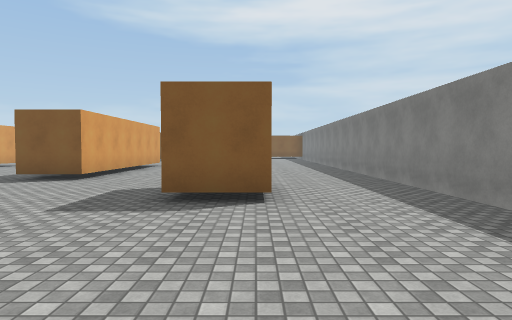
view 1 (above)

23 first-person views from a walk through a Unity game level. The camera is 1.5 m above the floor, tilts 2° down and sees 75° across. The floor is counted in squares, 2 m on a side. Each view is taken from the middle of a square. On the plan, view 1 faces up. The plan holds only what a view shows up to about 11 squares ahead; the rest is blank. The place goes on beyond the plan. Surface patterns are stand-ins for the level's own textures.

view 2
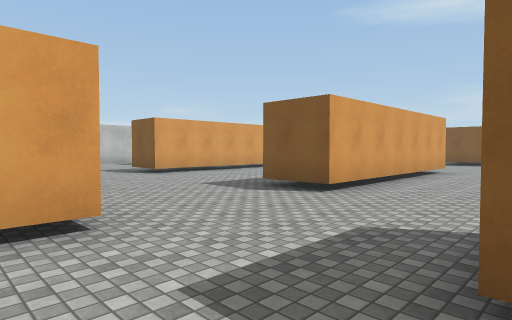

view 3
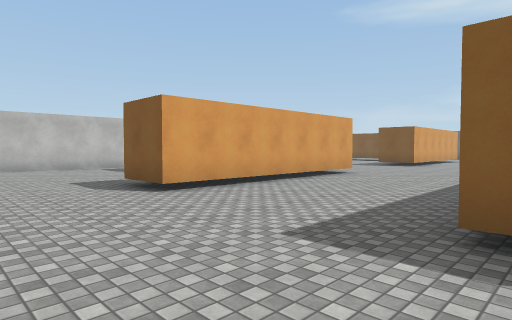

view 4
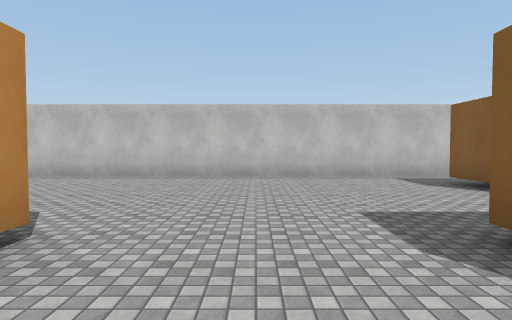

view 5
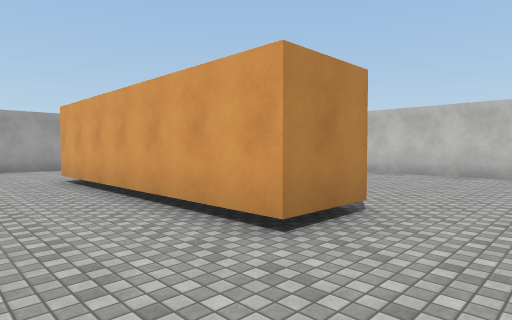

view 6
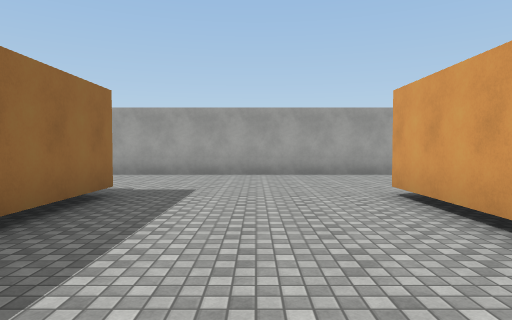

view 7
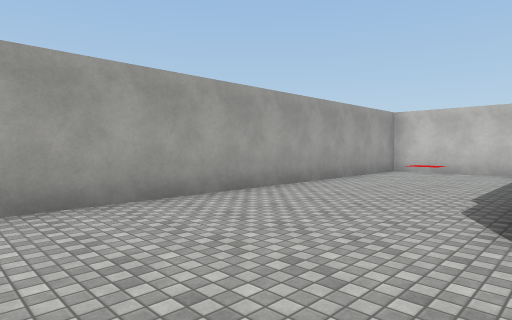

view 8
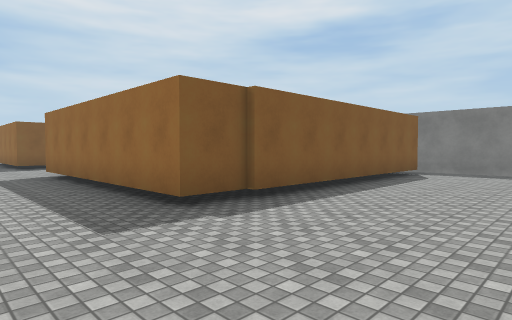

view 9
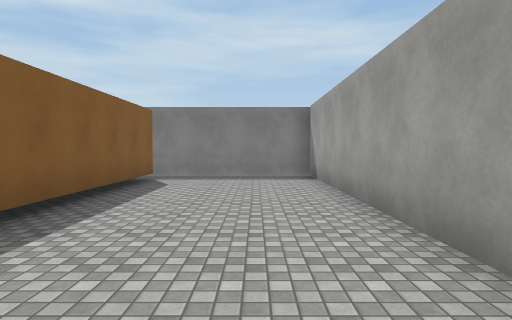

view 10
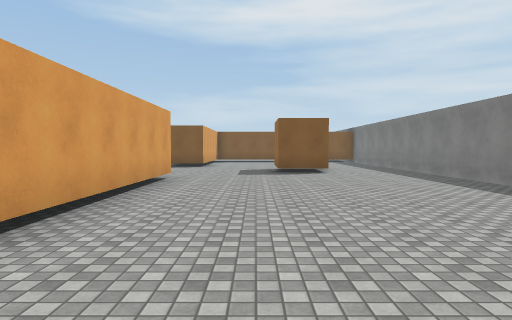

view 11
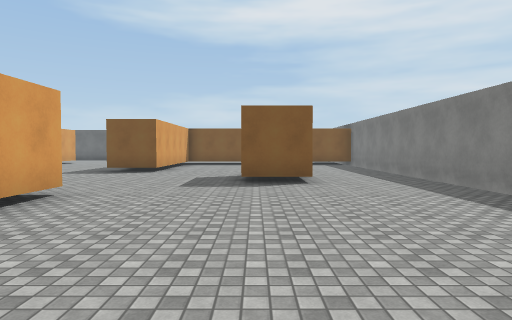

view 12
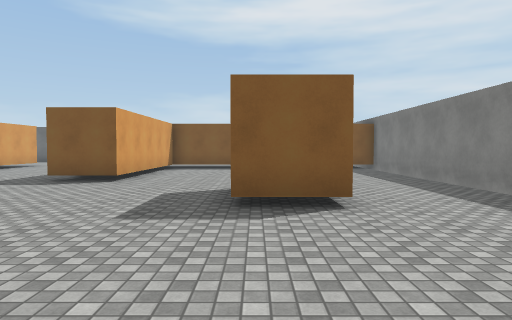

view 13
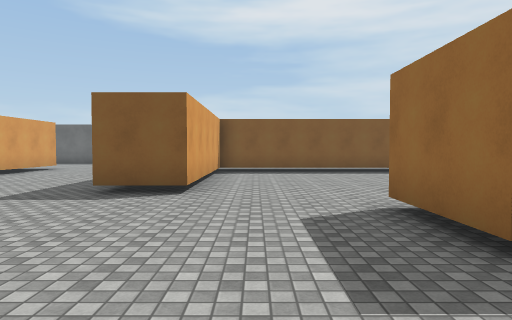

view 14
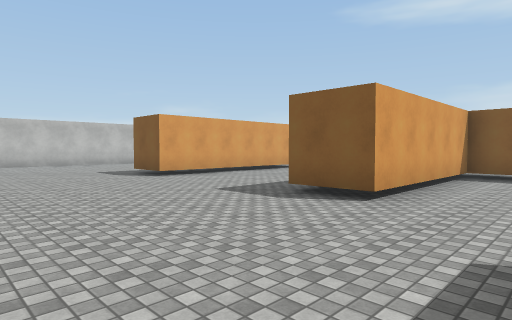

view 15
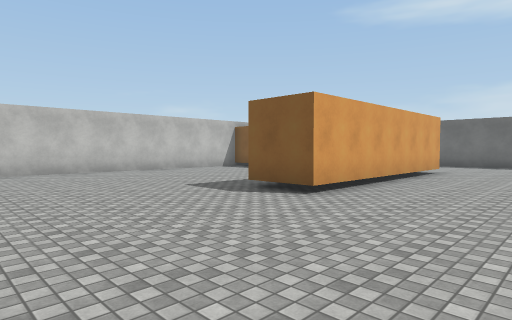

view 16
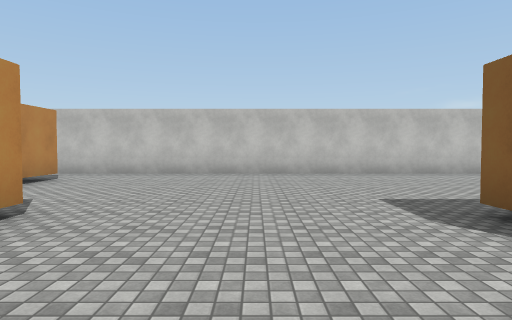

view 17
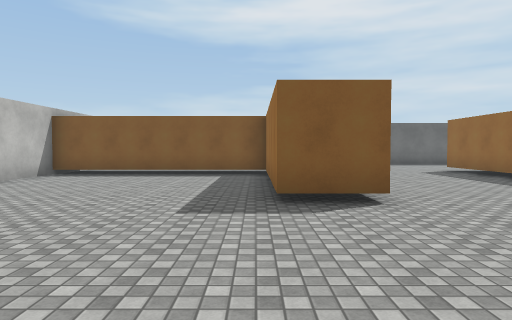

view 18
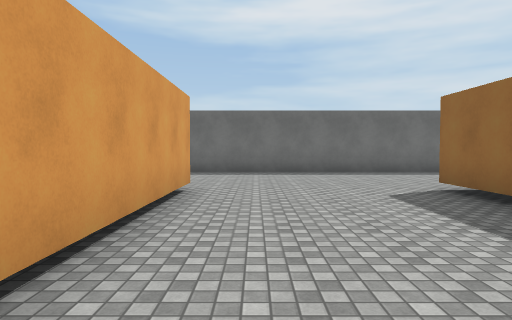

view 19
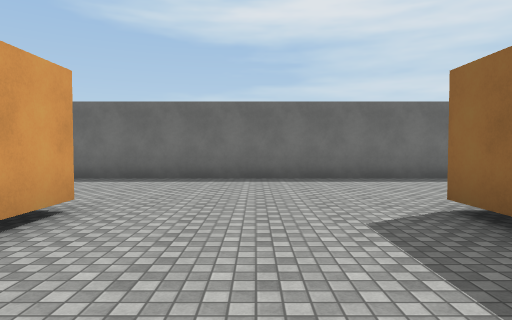

view 20
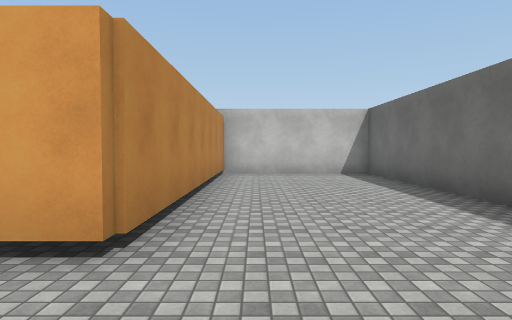

view 21
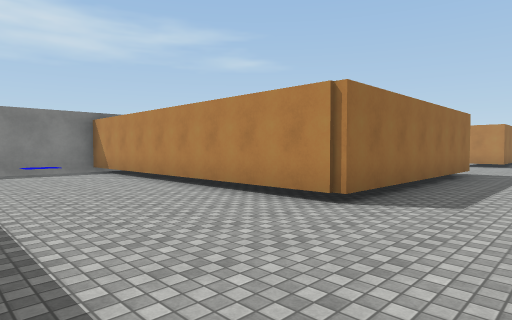

view 22
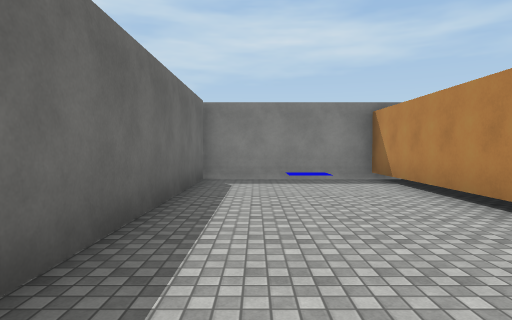

view 23
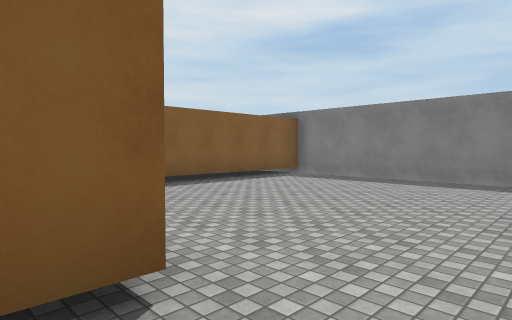

### Floor plan
Points are (right, up) in squares from view 1. A wall is a line through its corners. A room is listed if a view was taken in it or the views show most of it. See-through windows are left out.
Room 1 (views 1, 2, 3, 4, 5, 6, 7, 8, 9, 10, 11, 12, 13, 14, 15, 16, 17, 18, 19, 20, 21, 22, 23)
walls: (-4.1, 14.5) (-4.1, 7.9) (-5.8, 7.9); (-10.2, 14.5) (-10.2, 7.9) (-11.8, 7.9); (-14.9, 10.1) (-16.1, 10.1); (-4.1, 4.3) (-4.1, 3.4); (0.2, 16.2) (-1.3, 16.2) (-1.3, 18.3); (-16.1, 12.2) (-14.9, 12.2); (-11.8, 4.1) (-10.2, 4.1) (-10.2, -2.4); (0.2, 4.6) (-1.4, 4.6); (3.4, 13) (3.4, 24.5) (-4.1, 24.5) (-4.1, 19.5) (-5.7, 19.5) (-5.7, 26.1) (3.4, 26.1) (3.4, 30.3) (-17.8, 30.3) (-17.8, 26.1) (-10.2, 26.1) (-10.2, 19.5) (-11.7, 19.5) (-11.7, 24.5) (-17.9, 24.5); (3.4, 4.4) (3.4, 11); (-17.8, 25) (-17.8, -0.1); (2.1, -2.5) (-5.7, -2.5) (-5.7, 4.1); (-17.8, -3.4) (-17.8, -6.5) (3.4, -6.5) (3.4, -2)

Positions as (right, up) in squares from view 1, and headings:
1: (0, 0), facing up
2: (-1, 3), facing up-left
3: (-5, 5), facing up-left
4: (-9, 6), facing left
5: (-8, 6), facing down-left
6: (-8, 3), facing down
7: (-7, -2), facing down-left
8: (-8, -6), facing up-right
9: (-6, -5), facing right
10: (-2, 6), facing up
11: (-1, 9), facing up
12: (-1, 12), facing up
13: (-3, 14), facing up
14: (-2, 15), facing up-left
15: (-7, 15), facing up-left
16: (-8, 17), facing left
17: (-12, 15), facing up
18: (-9, 20), facing up
19: (-8, 22), facing up
20: (-8, 27), facing left
21: (-8, 30), facing down-right
22: (-5, 29), facing right
23: (-5, 18), facing up-right
